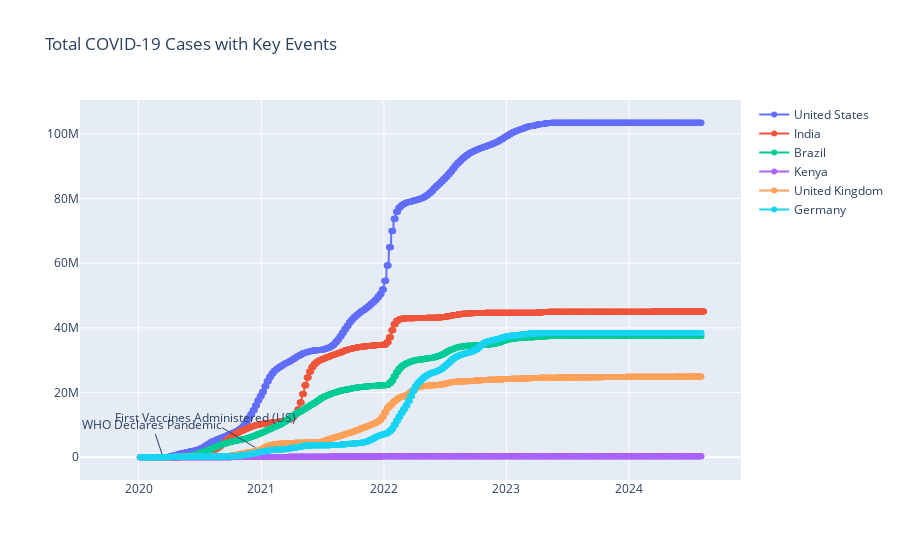

The code cell stored with this chart in its notebook:
### Code cell
import plotly.graph_objects as go

fig = go.Figure()
for country in countries:
    country_data = df_clean[df_clean['location'] == country]
    fig.add_trace(go.Scatter(
        x=country_data['date'],
        y=country_data['total_cases'],
        name=country,
        mode='lines+markers',
        hovertemplate="<b>%{x|%b %Y}</b><br>Cases: %{y:,}"
    ))

# Add lockdown/vaccine annotations
fig.update_layout(
    title="Total COVID-19 Cases with Key Events",
    annotations=[
        dict(x='2020-03-11', y=1e6, text="WHO Declares Pandemic", showarrow=True),
        dict(x='2020-12-14', y=3e6, text="First Vaccines Administered (US)", ax=-50)
    ]
)
fig.show()

### Figure 1 — Plotly figure (JSON) as saved in the notebook; plotly's stock layout.template omitted (floating-point values rounded to 4 significant figures; data arrays with more than 128 entries replaced by an {"elided": "..."} marker saying what was removed)
{"data": [{"hovertemplate": "<b>%{x|%b %Y}</b><br>Cases: %{y:,}", "mode": "lines+markers", "name": "United States", "type": "scatter", "x": {"elided": "1674 str values"}, "y": {"elided": "1674 float values"}}, {"hovertemplate": "<b>%{x|%b %Y}</b><br>Cases: %{y:,}", "mode": "lines+markers", "name": "India", "type": "scatter", "x": {"elided": "1682 str values"}, "y": {"elided": "1682 float values"}}, {"hovertemplate": "<b>%{x|%b %Y}</b><br>Cases: %{y:,}", "mode": "lines+markers", "name": "Brazil", "type": "scatter", "x": {"elided": "1674 str values"}, "y": {"elided": "1674 float values"}}, {"hovertemplate": "<b>%{x|%b %Y}</b><br>Cases: %{y:,}", "mode": "lines+markers", "name": "Kenya", "type": "scatter", "x": {"elided": "1674 str values"}, "y": {"elided": "1674 float values"}}, {"hovertemplate": "<b>%{x|%b %Y}</b><br>Cases: %{y:,}", "mode": "lines+markers", "name": "United Kingdom", "type": "scatter", "x": {"elided": "1674 str values"}, "y": {"elided": "1674 float values"}}, {"hovertemplate": "<b>%{x|%b %Y}</b><br>Cases: %{y:,}", "mode": "lines+markers", "name": "Germany", "type": "scatter", "x": {"elided": "1674 str values"}, "y": {"elided": "1674 float values"}}], "layout": {"annotations": [{"showarrow": true, "text": "WHO Declares Pandemic", "x": "2020-03-11", "y": 1000000}, {"ax": -50, "ay": -30, "text": "First Vaccines Administered (US)", "x": "2020-12-14", "y": 3000000}], "autosize": true, "title": {"text": "Total COVID-19 Cases with Key Events"}, "xaxis": {"autorange": true, "range": ["2017-10-10 09:30:47.0825", "2025-01-20 19:01:34.165"], "type": "date"}, "yaxis": {"autorange": true, "range": [-8536000.0, 112000000.0], "type": "linear"}}}
